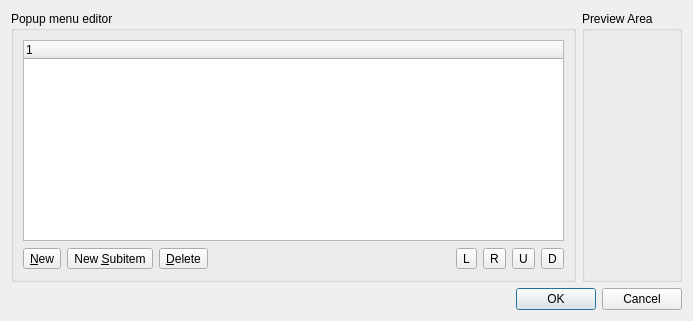
<ui version="4.0" >
 <comment>*********************************************************************
**
** Copyright (C) 1992-2008 Trolltech ASA. All rights reserved.
**
** This file is part of the Qt Designer of the Qt Toolkit.
**
** This file may be used under the terms of the GNU General Public
** License versions 2.0 or 3.0 as published by the Free Software
** Foundation and appearing in the files LICENSE.GPL2 and LICENSE.GPL3
** included in the packaging of this file.  Alternatively you may (at
** your option) use any later version of the GNU General Public
** License if such license has been publicly approved by Trolltech ASA
** (or its successors, if any) and the KDE Free Qt Foundation. In
** addition, as a special exception, Trolltech gives you certain
** additional rights. These rights are described in the Trolltech GPL
** Exception version 1.2, which can be found at
** http://www.trolltech.com/products/qt/gplexception/ and in the file
** GPL_EXCEPTION.txt in this package.
**
** Please review the following information to ensure GNU General
** Public Licensing requirements will be met:
** http://trolltech.com/products/qt/licenses/licensing/opensource/. If
** you are unsure which license is appropriate for your use, please
** review the following information:
** http://trolltech.com/products/qt/licenses/licensing/licensingoverview
** or contact the sales department at sales@trolltech.com.
**
** In addition, as a special exception, Trolltech, as the sole
** copyright holder for Qt Designer, grants users of the Qt/Eclipse
** Integration plug-in the right for the Qt/Eclipse Integration to
** link to functionality provided by Qt Designer and its related
** libraries.
**
** This file is provided "AS IS" with NO WARRANTY OF ANY KIND,
** INCLUDING THE WARRANTIES OF DESIGN, MERCHANTABILITY AND FITNESS FOR
** A PARTICULAR PURPOSE. Trolltech reserves all rights not expressly
** granted herein.
**
** This file is provided AS IS with NO WARRANTY OF ANY KIND, INCLUDING THE
** WARRANTY OF DESIGN, MERCHANTABILITY AND FITNESS FOR A PARTICULAR PURPOSE.
**
*********************************************************************</comment>
 <class>TauPopupMenuEditorDialog</class>
 <widget class="QDialog" name="TauPopupMenuEditorDialog" >
  <property name="geometry" >
   <rect>
    <x>0</x>
    <y>0</y>
    <width>693</width>
    <height>321</height>
   </rect>
  </property>
  <property name="windowTitle" >
   <string>Tau Popup Menu Editor</string>
  </property>
  <layout class="QGridLayout" >
   <item row="0" column="0" >
    <widget class="QGroupBox" name="itemsBox" >
     <property name="title" >
      <string>Popup menu editor</string>
     </property>
     <layout class="QGridLayout" >
      <item row="0" column="0" >
       <widget class="QTreeWidget" name="treeWidget" >
        <property name="focusPolicy" >
         <enum>Qt::TabFocus</enum>
        </property>
        <property name="toolTip" >
         <string>Tree Items</string>
        </property>
        <column>
         <property name="text" >
          <string>1</string>
         </property>
        </column>
       </widget>
      </item>
      <item row="1" column="0" >
       <layout class="QHBoxLayout" >
        <item>
         <widget class="QToolButton" name="newItemButton" >
          <property name="toolTip" >
           <string>New Item</string>
          </property>
          <property name="text" >
           <string>&amp;New</string>
          </property>
         </widget>
        </item>
        <item>
         <widget class="QToolButton" name="newSubItemButton" >
          <property name="toolTip" >
           <string>New Subitem</string>
          </property>
          <property name="text" >
           <string>New &amp;Subitem</string>
          </property>
         </widget>
        </item>
        <item>
         <widget class="QToolButton" name="deleteItemButton" >
          <property name="toolTip" >
           <string>Delete Item</string>
          </property>
          <property name="text" >
           <string>&amp;Delete</string>
          </property>
         </widget>
        </item>
        <item>
         <spacer>
          <property name="orientation" >
           <enum>Qt::Horizontal</enum>
          </property>
          <property name="sizeHint" >
           <size>
            <width>28</width>
            <height>23</height>
           </size>
          </property>
         </spacer>
        </item>
        <item>
         <widget class="QToolButton" name="moveItemLeftButton" >
          <property name="toolTip" >
           <string>Move Item Left (before Parent Item)</string>
          </property>
          <property name="text" >
           <string>L</string>
          </property>
         </widget>
        </item>
        <item>
         <widget class="QToolButton" name="moveItemRightButton" >
          <property name="toolTip" >
           <string>Move Item Right (as a First Subitem of the Next Sibling Item)</string>
          </property>
          <property name="text" >
           <string>R</string>
          </property>
         </widget>
        </item>
        <item>
         <widget class="QToolButton" name="moveItemUpButton" >
          <property name="toolTip" >
           <string>Move Item Up</string>
          </property>
          <property name="text" >
           <string>U</string>
          </property>
         </widget>
        </item>
        <item>
         <widget class="QToolButton" name="moveItemDownButton" >
          <property name="toolTip" >
           <string>Move Item Down</string>
          </property>
          <property name="text" >
           <string>D</string>
          </property>
         </widget>
        </item>
       </layout>
      </item>
     </layout>
    </widget>
   </item>
   <item row="1" column="0" colspan="2" >
    <widget class="QDialogButtonBox" name="buttonBox" >
     <property name="orientation" >
      <enum>Qt::Horizontal</enum>
     </property>
     <property name="standardButtons" >
      <set>QDialogButtonBox::Cancel|QDialogButtonBox::NoButton|QDialogButtonBox::Ok</set>
     </property>
    </widget>
   </item>
   <item row="0" column="1" >
    <widget class="QGroupBox" name="groupBox" >
     <property name="title" >
      <string>Preview Area</string>
     </property>
    </widget>
   </item>
  </layout>
 </widget>
 <tabstops>
  <tabstop>treeWidget</tabstop>
  <tabstop>newItemButton</tabstop>
  <tabstop>newSubItemButton</tabstop>
  <tabstop>deleteItemButton</tabstop>
  <tabstop>moveItemLeftButton</tabstop>
  <tabstop>moveItemRightButton</tabstop>
  <tabstop>moveItemUpButton</tabstop>
  <tabstop>moveItemDownButton</tabstop>
 </tabstops>
 <resources/>
 <connections>
  <connection>
   <sender>buttonBox</sender>
   <signal>accepted()</signal>
   <receiver>TauPopupMenuEditorDialog</receiver>
   <slot>accept()</slot>
   <hints>
    <hint type="sourcelabel" >
     <x>450</x>
     <y>259</y>
    </hint>
    <hint type="destinationlabel" >
     <x>292</x>
     <y>272</y>
    </hint>
   </hints>
  </connection>
  <connection>
   <sender>buttonBox</sender>
   <signal>rejected()</signal>
   <receiver>TauPopupMenuEditorDialog</receiver>
   <slot>reject()</slot>
   <hints>
    <hint type="sourcelabel" >
     <x>539</x>
     <y>266</y>
    </hint>
    <hint type="destinationlabel" >
     <x>556</x>
     <y>275</y>
    </hint>
   </hints>
  </connection>
 </connections>
</ui>
